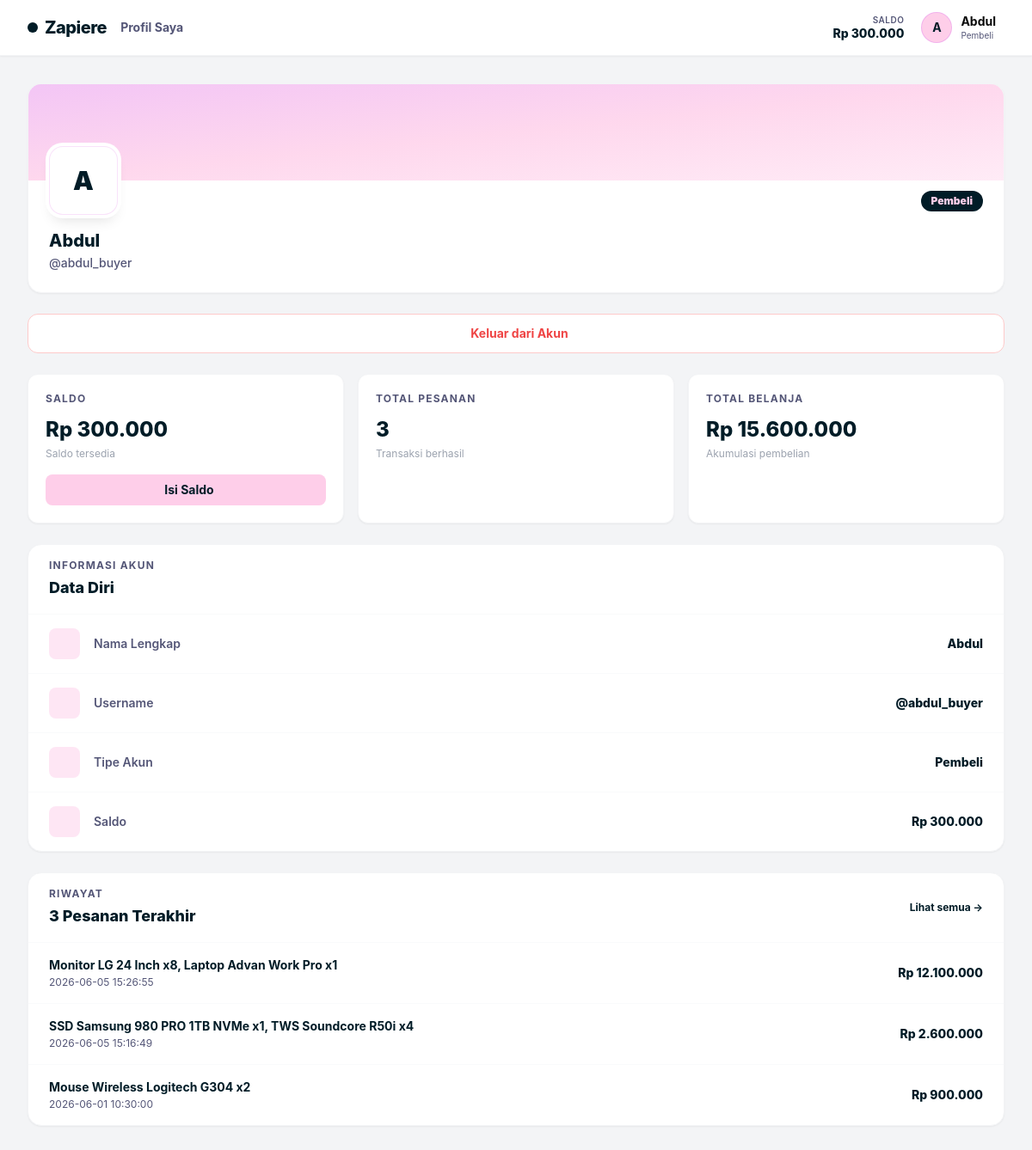
Page /views/pembeli/profil.php (signed in) on the earlier database version.
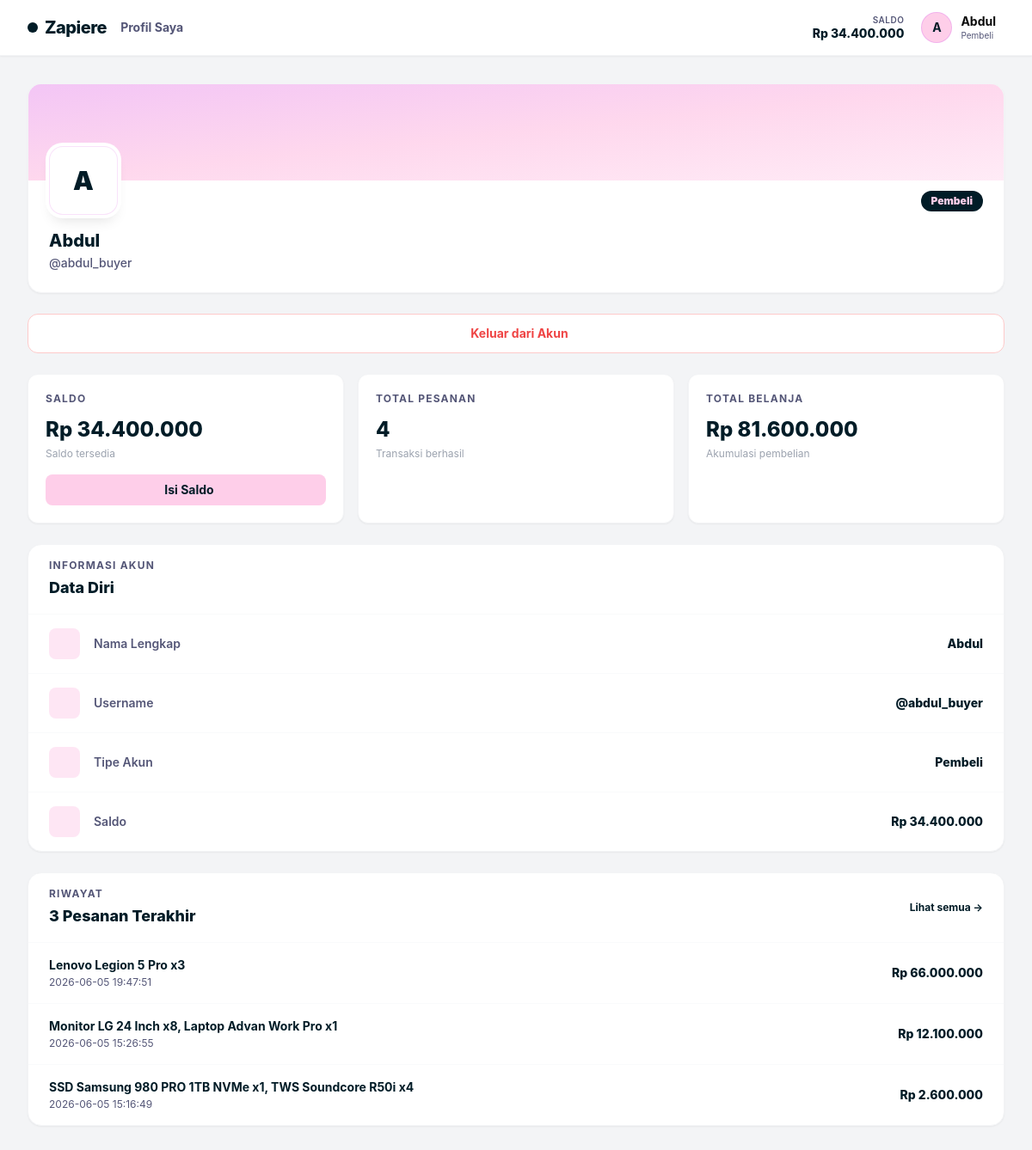
Same page on the later database version.
### tables this page shows
CREATE TABLE `users` (
  `id_user` int NOT NULL,
  `username` varchar(100) NOT NULL,
  `nama` varchar(100) NOT NULL,
  `password` varchar(100) NOT NULL,
  `role` enum('penjual','pembeli','admin') NOT NULL,
  `saldo` int DEFAULT '0',
  `nama_toko` varchar(100) NOT NULL
);

### views/components/session_guard.php (called while the page is built, shortened)
<?php
require_once __DIR__ . '/../../config/config.php';
require_once __DIR__ . '/../../models/UserModel.php';
function require_role(string $role): array
{
    $user = $_SESSION['zapiere_user'];
    return $user;
}

### config/config.php (called while the page is built, shortened)
<?php
$host = "localhost";
$username = "root";
$password = "";
$database = "zapiere";
$conn = null;
if (function_exists('mysqli_connect')) {
    $conn = @mysqli_connect($host, $username, $password, $database);
    if ($conn) {
        mysqli_set_charset($conn, "utf8mb4");
    }
}
function e($value)
{
    return htmlspecialchars((string) $value, ENT_QUOTES, 'UTF-8');
}
function db_available()
{
    global $conn;
    return $conn instanceof mysqli;
}
function db_all($sql)
{
    global $conn;
    $result = mysqli_query($conn, $sql);
    $data = mysqli_fetch_all($result, MYSQLI_ASSOC);
    return $data;
}
function db_one($sql)
{
    $rows = db_all($sql);
    return $rows ? $rows[0] : null;
}
function db_value($sql, $default = 0)
{
    $row = db_one($sql);
    $values = array_values($row);
    return $values[0] ?? $default;
}

### models/OrderModel.php (called while the page is built, shortened)
<?php
require_once __DIR__ . '/../config/config.php';
function orders_with_total(?int $buyerId = null): array
{
    $where = $buyerId !== null ? "WHERE id_user = {$buyerId}" : '';
    return db_all("
        SELECT *
        FROM v_pesanan_lengkap
        {$where}
        ORDER BY tanggal DESC
    ");
}

### models/UserModel.php (called while the page is built, shortened)
<?php
require_once __DIR__ . '/../config/config.php';
function get_buyer_total_spent(int $buyerId): int
{
    return (int) db_value("SELECT f_total_belanja({$buyerId})");
}

### views/pembeli/profil.php (the view, shortened to what the changed rows need)
<?php
require_once __DIR__ . '/../../config/config.php';
require_once __DIR__ . '/../components/layout_pembeli.php';
require_once __DIR__ . '/../../models/UserModel.php';
require_once __DIR__ . '/../../models/OrderModel.php';
$user = require_role('pembeli');
$userId = (int) $user['id_user'];
$fullUser = db_one("SELECT * FROM users WHERE id_user = {$userId}");
$user = $fullUser ?: $user;
$totalBelanja = get_buyer_total_spent($userId);
$orders       = orders_with_total($userId);
$totalPesanan = count($orders);
zapiere_pembeli_page_start('Profil Saya', 'profil');
?>
<div class="grid gap-6 xl:grid-cols-[320px_1fr]">
    <div class="flex flex-col gap-6">
        <div class="relative overflow-hidden rounded-2xl border border-gray-100 bg-white shadow-sm">
            <div class="px-6 pb-6">
                <div class="-mt-10 mb-4 flex items-end justify-between">
                    <div class="flex h-20 w-20 items-center justify-center rounded-2xl bg-white text-3xl font-black text-[#011C27] ring-4 ring-white shadow-lg border border-[#EB9FEF]/30">
                        <?= e(strtoupper(substr($user['nama'] ?? 'Z', 0, 1))) ?>
                    </div>
                    <span class="mb-1 rounded-full bg-[#011C27] px-3 py-1 text-xs font-black text-[#FECEE9] capitalize">
                        <?= e($user['role'] ?? 'pembeli') ?>
                    </span>
                </div>
                <h2 class="text-xl font-extrabold text-[#011C27]"><?= e($user['nama'] ?? '-') ?></h2>
                <p class="mt-0.5 text-sm text-[#545677] font-medium">@<?= e($user['username'] ?? '-') ?></p>
            </div>
        </div>
    </div>
    <div class="flex flex-col gap-6 min-w-0">
        <div class="grid gap-4 sm:grid-cols-3">
            <div class="rounded-xl border border-gray-100 bg-white p-5 shadow-sm flex flex-col justify-between">
                <div>
                    <p class="text-xs font-bold uppercase tracking-widest text-[#545677]">Saldo</p>
                    <p class="mt-3 text-2xl font-extrabold text-[#011C27]">Rp <?= number_format((int)($user['saldo'] ?? 0), 0, ',', '.') ?></p>
                    <p class="mt-1 text-xs text-gray-400">Saldo tersedia</p>
                </div>
            </div>
            <div class="rounded-xl border border-gray-100 bg-white p-5 shadow-sm">
                <p class="text-xs font-bold uppercase tracking-widest text-[#545677]">Total Pesanan</p>
                <p class="mt-3 text-2xl font-extrabold text-[#011C27]"><?= $totalPesanan ?></p>
                <p class="mt-1 text-xs text-gray-400">Transaksi berhasil</p>
            </div>
            <div class="rounded-xl border border-gray-100 bg-white p-5 shadow-sm">
                <p class="text-xs font-bold uppercase tracking-widest text-[#545677]">Total Belanja</p>
                <p class="mt-3 text-2xl font-extrabold text-[#011C27]">Rp <?= number_format($totalBelanja, 0, ',', '.') ?></p>
                <p class="mt-1 text-xs text-gray-400">Akumulasi pembelian</p>
            </div>
        </div>
        <div class="rounded-2xl border border-gray-100 bg-white shadow-sm overflow-hidden">
            <div class="divide-y divide-gray-50">
                <?php
                $rows = [
                    ['ph ph-pencil-line',         'Nama Lengkap', $user['nama'] ?? '-'],
                    ['ph ph-at',                  'Username',     '@' . ($user['username'] ?? '-')],
                    ['ph ph-shield-check',         'Tipe Akun',    ucfirst($user['role'] ?? '-')],
                    ['ph-fill ph-wallet',          'Saldo',        'Rp ' . number_format((int)($user['saldo'] ?? 0), 0, ',', '.')],
                ];
                foreach ($rows as [$icon, $label, $value]):
                ?>
                <div class="flex items-center gap-4 px-6 py-4">
                    <div class="flex h-9 w-9 flex-shrink-0 items-center justify-center rounded-lg bg-[#FECEE9]/50 text-[#011C27]">
                    </div>
                    <div class="flex flex-1 items-center justify-between gap-4 min-w-0">
                        <span class="text-sm font-semibold text-[#545677] flex-shrink-0"><?= e($label) ?></span>
                        <span class="text-sm font-extrabold text-[#011C27] text-right truncate"><?= e($value) ?></span>
                    </div>
                </div>
                <?php endforeach; ?>
            </div>
        </div>
        <?php if (!empty($orders)): ?>
        <div class="rounded-2xl border border-gray-100 bg-white shadow-sm overflow-hidden">
            <div class="divide-y divide-gray-50">
                <?php foreach (array_slice($orders, 0, 3) as $order): ?>
                <div class="flex items-center justify-between gap-4 px-6 py-4">
                    <div class="flex-1 min-w-0">
                        <p class="truncate text-sm font-bold text-[#011C27] max-w-[200px] sm:max-w-xs md:max-w-sm lg:max-w-md xl:max-w-lg" title="<?= e($order['produk'] ?? 'Pesanan #' . $order['id_pesanan']) ?>"><?= e($order['produk'] ?? 'Pesanan #' . $order['id_pesanan']) ?></p>
                        <p class="mt-0.5 text-xs text-[#545677]"><?= e($order['tanggal'] ?? '-') ?></p>
                    </div>
                    <p class="flex-shrink-0 text-sm font-extrabold text-[#011C27]">
                        <?= e($order['total_bayar_rp'] ?? ('Rp ' . number_format((int)($order['total_bayar'] ?? 0), 0, ',', '.'))) ?>
                    </p>
                </div>
                <?php endforeach; ?>
            </div>
        </div>
        <?php endif; ?>
    </div>
</div>
<?php zapiere_pembeli_page_end(); ?>

### views/components/layout_pembeli.php (shortened to what the changed rows need)
<?php
require_once __DIR__ . '/../../config/config.php';
require_once __DIR__ . '/session_guard.php';
function zapiere_pembeli_page_start(string $title, string $active): void
{
    $user = require_role('pembeli');
    $userId = (int) $user['id_user'];
    $dbUser = db_one("SELECT saldo FROM users WHERE id_user = {$userId}");
    if ($dbUser) {
        $user['saldo'] = $dbUser['saldo'];
    }
    ?>
    <!DOCTYPE html>
    <html lang="id">
    <head>
        <script src="https://cdn.tailwindcss.com"></script>
    </head>
    <body class="bg-gray-100 text-[#0a0a0a] font-sans antialiased min-h-screen flex flex-col relative overflow-x-hidden">
    <nav class="bg-white shadow-sm sticky top-0 z-40 border-b border-gray-100">
        <div class="max-w-7xl mx-auto px-4 sm:px-6 lg:px-8">
            <div class="flex justify-between h-16 items-center gap-4">
                <div class="flex items-center gap-5 flex-shrink-0">
                    <div class="hidden sm:flex flex-col items-end">
                        <span class="text-[10px] text-[#545677] font-semibold uppercase tracking-wider leading-none mb-1">Saldo</span>
                        <span class="text-sm font-extrabold text-[#011C27] leading-none">
                            Rp <?= number_format((int)($user['saldo'] ?? 0), 0, ',', '.') ?>
                        </span>
                    </div>
                    <div class="relative group">
                        <button class="flex items-center gap-2.5 focus:outline-none py-1">
                            <div class="h-9 w-9 rounded-full bg-[#FECEE9] text-[#011C27] flex items-center justify-center font-bold border border-[#EB9FEF]/60 group-hover:bg-[#EB9FEF] transition-colors text-sm select-none">
                                <?= e(strtoupper(substr($user['nama'] ?? 'Z', 0, 1))) ?>
                            </div>
                            <div class="hidden lg:flex flex-col items-start">
                                <span class="font-bold text-sm text-[#0a0a0a] leading-none mb-1"><?= e($user['nama'] ?? 'User') ?></span>
                                <span class="text-[10px] text-[#545677] leading-none capitalize"><?= e($user['role'] ?? 'pembeli') ?></span>
                            </div>
                        </button>
                    </div>
                </div>
            </div>
        </div>
    </nav>
    <main class="flex-grow max-w-7xl mx-auto px-4 sm:px-6 lg:px-8 py-8 w-full">
    <?php
}
function zapiere_pembeli_page_end(): void
{
    ?>
    </main>
    </body>
    </html>
    <?php
}

Differences in the rows shown:
changed users "Abdul": saldo "300.000" → "34.400.000"
Other differences:
$totalPesanan: "3" → "4"
$totalBelanja: "15.600.000" → "81.600.000"
new list line: "Saldo Rp 34.400.000"
new list line: "Lenovo Legion 5 Pro x3 2026-06-05 19:47:51 Rp 66.000.000"
list line gone: "Saldo Rp 300.000"
list line gone: "Mouse Wireless Logitech G304 x2 2026-06-01 10:30:00 Rp 900.000"
